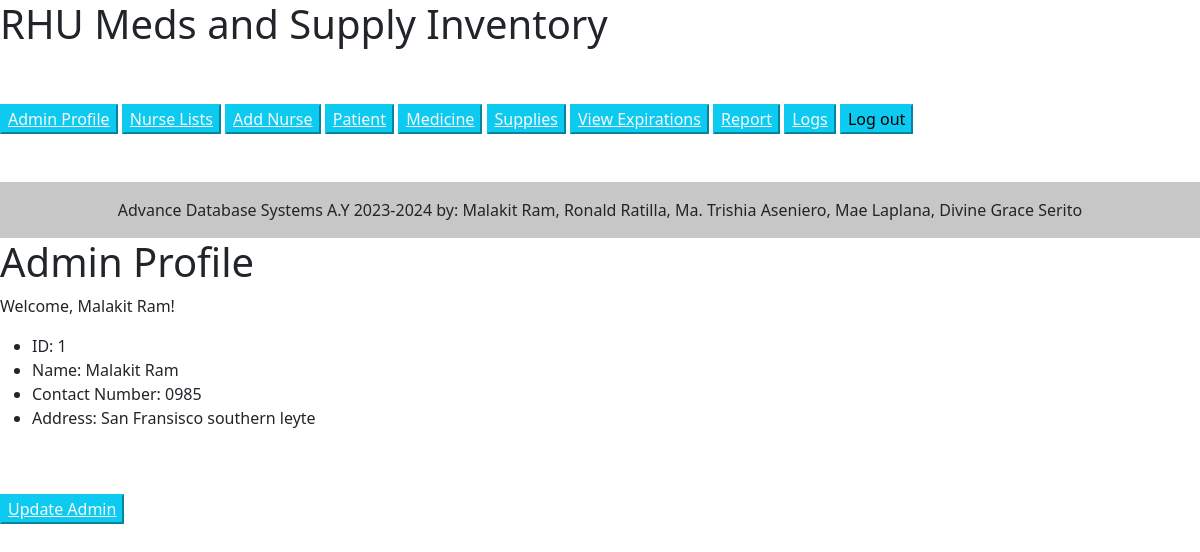
The app's page /admin_interface.php (signed in) with its own data.
### tables this page shows
CREATE TABLE `admintb` (
  `id` int(11) NOT NULL,
  `username` varchar(255) NOT NULL,
  `password` varchar(255) NOT NULL,
  `name` varchar(255) NOT NULL,
  `contact_no` varchar(255) NOT NULL,
  `address` varchar(255) NOT NULL
);

### admin_interface.php (the view, shortened to what this page needs)
<!DOCTYPE html>
<html>
<head>
    <link href="https://cdn.jsdelivr.net/npm/bootstrap@5.0.2/dist/css/bootstrap.min.css" rel="stylesheet">
</head>
<body>
    <h1>RHU Meds and Supply Inventory</h1>
            <button class="btn-info my-5"><a href="admin_interface.php" class="text-light">Admin Profile</a></button>
            <button class="btn-info my-5"><a href="nurselist.php" class="text-light">Nurse Lists</a></button>
            <button class="btn-info my-5"><a href="addnurse.php" class="text-light">Add Nurse</a></button>
            <button class="btn-info my-5"><a href="patient.php" class="text-light">Patient</a></button>
            <button class="btn-info my-5"><a href="medicine.php" class="text-light">Medicine</a></button>
            <button class="btn-info my-5"><a href="supplies.php" class="text-light">Supplies</a></button>
            <button class="btn-info my-5"><a href="expiration.php" class="text-light">View Expirations</a></button>
            <button class="btn-info my-5"><a href="printable_report.php" class="text-light">Report</a></button>
            <button class="btn-info my-5"><a href="activitylog.php" class="text-light">Logs</a></button>
            <button class="btn-info my-5" onclick="logOut()">Log out</button>
</body>
</html>
<?php
include "dbconfig.php";
include "footer.php";
$username = $_SESSION["username"];
$sql = "SELECT * FROM admintb WHERE username = '$username'";
$result = $conn->query($sql);
if ($result->num_rows == 1) {
    $row = $result->fetch_assoc();
    $id = $row["id"];
    $name = $row["name"];
    $contactNo = $row["contact_no"];
    $address = $row["address"];
} else {
    echo "Error: Nurse profile not found.";
    exit();
}
?>
<!DOCTYPE html>
<html lang="en">
<head>
</head>
<body>
    <h1>Admin Profile</h1>
    <p>Welcome, <?php echo $name; ?>!</p>
    <ul>
        <li>ID: <?php echo $id; ?></li>
        <li>Name: <?php echo $name; ?></li>
        <li>Contact Number: <?php echo $contactNo; ?></li>
        <li>Address: <?php echo $address; ?></li>
    </ul>
    <button class="btn-info my-5"><a href="updateadmin.php?id=<?php echo $id; ?>" class="text-light">Update Admin</a></button>
</body>
</html>

### records on screen
admintb: name "Malakit Ram", id "1", contact_no "0985", address "San Fransisco southern leyte"
